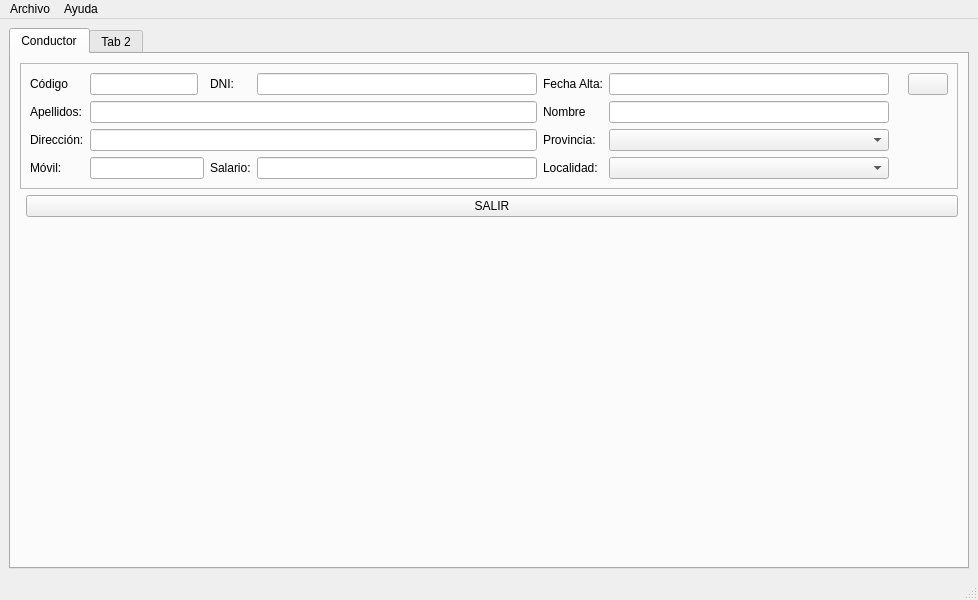
<?xml version="1.0" encoding="UTF-8"?>
<ui version="4.0">
 <class>mainWindow</class>
 <widget class="QMainWindow" name="mainWindow">
  <property name="geometry">
   <rect>
    <x>0</x>
    <y>0</y>
    <width>978</width>
    <height>600</height>
   </rect>
  </property>
  <property name="sizePolicy">
   <sizepolicy hsizetype="Expanding" vsizetype="Expanding">
    <horstretch>0</horstretch>
    <verstretch>0</verstretch>
   </sizepolicy>
  </property>
  <property name="minimumSize">
   <size>
    <width>800</width>
    <height>600</height>
   </size>
  </property>
  <property name="font">
   <font>
    <pointsize>9</pointsize>
   </font>
  </property>
  <property name="windowTitle">
   <string>CarTeis</string>
  </property>
  <widget class="QWidget" name="centralwidget">
   <layout class="QGridLayout" name="gridLayout">
    <item row="0" column="0">
     <widget class="QTabWidget" name="tabWidget">
      <property name="sizePolicy">
       <sizepolicy hsizetype="Expanding" vsizetype="Expanding">
        <horstretch>0</horstretch>
        <verstretch>0</verstretch>
       </sizepolicy>
      </property>
      <property name="minimumSize">
       <size>
        <width>120</width>
        <height>20</height>
       </size>
      </property>
      <property name="maximumSize">
       <size>
        <width>1090</width>
        <height>850</height>
       </size>
      </property>
      <property name="currentIndex">
       <number>0</number>
      </property>
      <widget class="QWidget" name="tab">
       <attribute name="title">
        <string>Conductor</string>
       </attribute>
       <layout class="QFormLayout" name="formLayout_2">
        <item row="1" column="1">
         <widget class="QPushButton" name="btnSalir">
          <property name="text">
           <string>SALIR</string>
          </property>
         </widget>
        </item>
        <item row="0" column="0" colspan="2">
         <widget class="QFrame" name="frame">
          <property name="frameShape">
           <enum>QFrame::StyledPanel</enum>
          </property>
          <property name="frameShadow">
           <enum>QFrame::Sunken</enum>
          </property>
          <property name="lineWidth">
           <number>2</number>
          </property>
          <layout class="QGridLayout" name="gridLayout_2">
           <item row="4" column="1" colspan="5">
            <widget class="QLineEdit" name="lineDireccion"/>
           </item>
           <item row="2" column="1" colspan="5">
            <widget class="QLineEdit" name="lineApellidos"/>
           </item>
           <item row="0" column="8">
            <widget class="QLabel" name="labelDNI">
             <property name="text">
              <string/>
             </property>
            </widget>
           </item>
           <item row="0" column="5">
            <widget class="QLineEdit" name="lineDNI"/>
           </item>
           <item row="0" column="4">
            <widget class="QLabel" name="txtDNI">
             <property name="text">
              <string>DNI:</string>
             </property>
            </widget>
           </item>
           <item row="0" column="0">
            <widget class="QLabel" name="txtCodigo">
             <property name="text">
              <string>Código</string>
             </property>
            </widget>
           </item>
           <item row="0" column="1" colspan="2">
            <widget class="QLineEdit" name="lineCodigo">
             <property name="autoFillBackground">
              <bool>false</bool>
             </property>
            </widget>
           </item>
           <item row="2" column="0">
            <widget class="QLabel" name="txtApellidos">
             <property name="text">
              <string>Apellidos:</string>
             </property>
            </widget>
           </item>
           <item row="4" column="0">
            <widget class="QLabel" name="labelDireccion">
             <property name="text">
              <string>Dirección:</string>
             </property>
            </widget>
           </item>
           <item row="7" column="0">
            <widget class="QLabel" name="labelMovil">
             <property name="text">
              <string>Móvil:</string>
             </property>
            </widget>
           </item>
           <item row="7" column="1" colspan="3">
            <widget class="QLineEdit" name="lineMovil"/>
           </item>
           <item row="7" column="5">
            <widget class="QLineEdit" name="lineSalario"/>
           </item>
           <item row="7" column="4">
            <widget class="QLabel" name="labelSalario">
             <property name="text">
              <string>Salario:</string>
             </property>
            </widget>
           </item>
           <item row="4" column="6">
            <widget class="QLabel" name="labelProvincia">
             <property name="text">
              <string>Provincia:</string>
             </property>
            </widget>
           </item>
           <item row="2" column="6">
            <widget class="QLabel" name="txtNombre">
             <property name="text">
              <string>Nombre</string>
             </property>
            </widget>
           </item>
           <item row="0" column="6">
            <widget class="QLabel" name="txtFechaAlta">
             <property name="text">
              <string>Fecha Alta:</string>
             </property>
            </widget>
           </item>
           <item row="0" column="10">
            <widget class="QPushButton" name="btnCalendar">
             <property name="autoFillBackground">
              <bool>false</bool>
             </property>
             <property name="text">
              <string/>
             </property>
             <property name="icon">
              <iconset>
               <normaloff>img/calendar-icon.jpg</normaloff>img/calendar-icon.jpg</iconset>
             </property>
             <property name="iconSize">
              <size>
               <width>30</width>
               <height>30</height>
              </size>
             </property>
            </widget>
           </item>
           <item row="0" column="7">
            <widget class="QLineEdit" name="lineFechaAlta"/>
           </item>
           <item row="2" column="7">
            <widget class="QLineEdit" name="lineNombre"/>
           </item>
           <item row="4" column="7">
            <widget class="QComboBox" name="comboBoxProvincia">
             <property name="sizePolicy">
              <sizepolicy hsizetype="Expanding" vsizetype="Fixed">
               <horstretch>0</horstretch>
               <verstretch>0</verstretch>
              </sizepolicy>
             </property>
            </widget>
           </item>
           <item row="7" column="6">
            <widget class="QLabel" name="labelLocalidad">
             <property name="text">
              <string>Localidad:</string>
             </property>
            </widget>
           </item>
           <item row="7" column="7">
            <widget class="QComboBox" name="comboBoxLocalidad"/>
           </item>
          </layout>
         </widget>
        </item>
       </layout>
      </widget>
      <widget class="QWidget" name="tab_2">
       <attribute name="title">
        <string>Tab 2</string>
       </attribute>
       <layout class="QGridLayout" name="gridLayout_3">
        <item row="0" column="0">
         <widget class="QLabel" name="lblTitulo_2">
          <property name="sizePolicy">
           <sizepolicy hsizetype="Expanding" vsizetype="Expanding">
            <horstretch>0</horstretch>
            <verstretch>0</verstretch>
           </sizepolicy>
          </property>
          <property name="minimumSize">
           <size>
            <width>120</width>
            <height>20</height>
           </size>
          </property>
          <property name="maximumSize">
           <size>
            <width>240</width>
            <height>40</height>
           </size>
          </property>
          <property name="font">
           <font>
            <pointsize>11</pointsize>
            <weight>75</weight>
            <bold>true</bold>
           </font>
          </property>
          <property name="text">
           <string>Segunda pestaña</string>
          </property>
          <property name="alignment">
           <set>Qt::AlignCenter</set>
          </property>
         </widget>
        </item>
       </layout>
      </widget>
     </widget>
    </item>
   </layout>
  </widget>
  <widget class="QMenuBar" name="menuBar">
   <property name="geometry">
    <rect>
     <x>0</x>
     <y>0</y>
     <width>978</width>
     <height>21</height>
    </rect>
   </property>
   <widget class="QMenu" name="menuArchivo">
    <property name="title">
     <string>Archivo</string>
    </property>
    <addaction name="actionSalir_2"/>
   </widget>
   <widget class="QMenu" name="menuAyuda">
    <property name="title">
     <string>Ayuda</string>
    </property>
    <addaction name="actionAcerca_de"/>
   </widget>
   <addaction name="menuArchivo"/>
   <addaction name="menuAyuda"/>
  </widget>
  <widget class="QStatusBar" name="statusBar"/>
  <action name="actionSalir">
   <property name="text">
    <string>Salir</string>
   </property>
  </action>
  <action name="actionSalir_2">
   <property name="text">
    <string>Salir</string>
   </property>
  </action>
  <action name="actionAcerca_de">
   <property name="text">
    <string>Acerca de...</string>
   </property>
  </action>
 </widget>
 <resources/>
 <connections/>
</ui>
